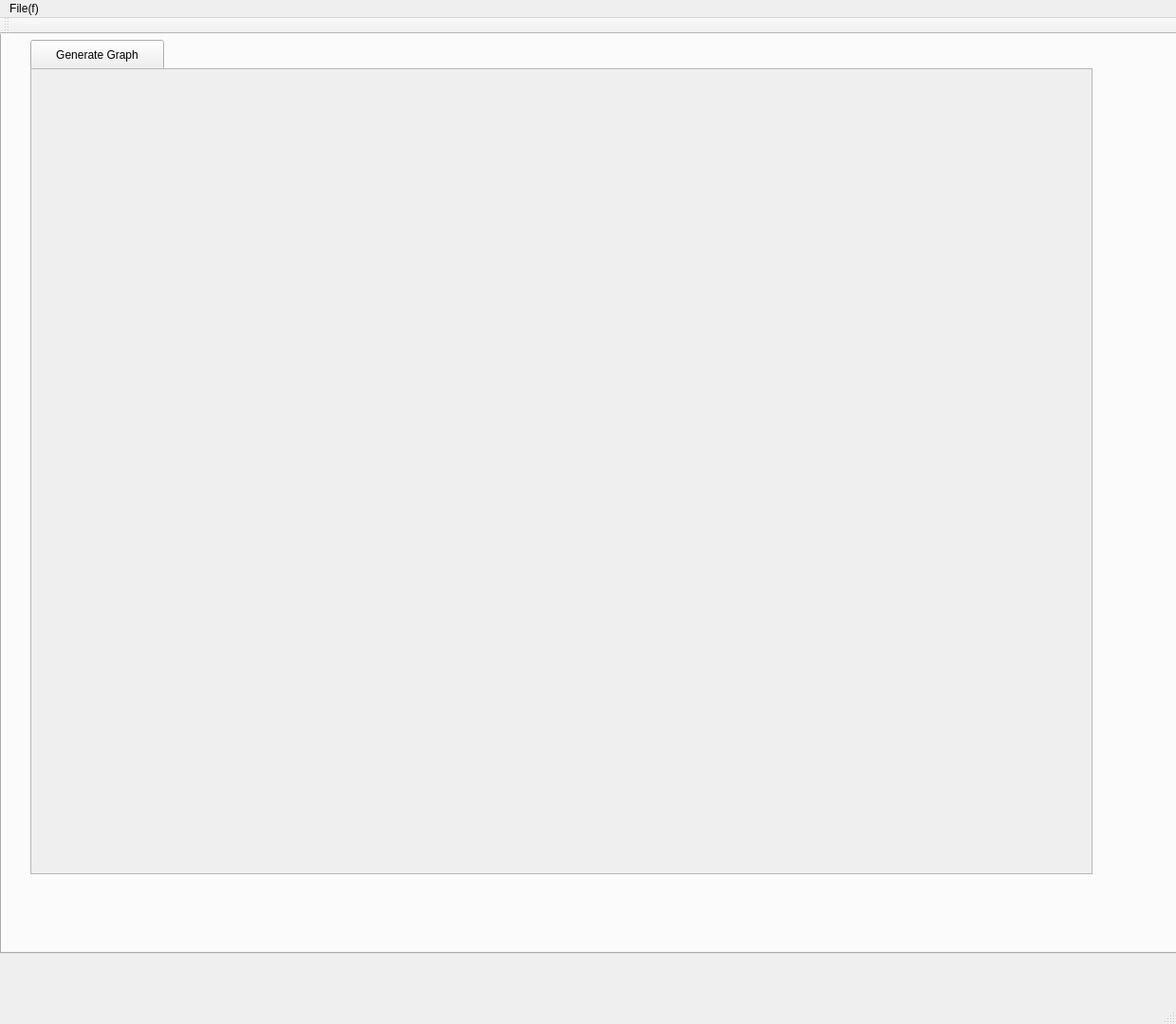
<?xml version="1.0" encoding="UTF-8"?>
<ui version="4.0">
 <class>MainWindow</class>
 <widget class="QMainWindow" name="MainWindow">
  <property name="geometry">
   <rect>
    <x>0</x>
    <y>0</y>
    <width>1240</width>
    <height>1080</height>
   </rect>
  </property>
  <property name="windowTitle">
   <string>CyberMetric</string>
  </property>
  <widget class="QWidget" name="centralWidget">
   <widget class="QTabWidget" name="tabWidget">
    <property name="geometry">
     <rect>
      <x>0</x>
      <y>-30</y>
      <width>1280</width>
      <height>1000</height>
     </rect>
    </property>
    <property name="currentIndex">
     <number>0</number>
    </property>
    <widget class="QWidget" name="tab">
     <attribute name="title">
      <string>Attack Graph</string>
     </attribute>
     <widget class="QPushButton" name="pushButton">
      <property name="geometry">
       <rect>
        <x>30</x>
        <y>10</y>
        <width>141</width>
        <height>32</height>
       </rect>
      </property>
      <property name="text">
       <string>Generate Graph</string>
      </property>
     </widget>
     <widget class="QScrollArea" name="scrollArea">
      <property name="geometry">
       <rect>
        <x>30</x>
        <y>40</y>
        <width>1120</width>
        <height>850</height>
       </rect>
      </property>
      <property name="widgetResizable">
       <bool>true</bool>
      </property>
      <widget class="QWidget" name="scrollAreaWidgetContents">
       <property name="geometry">
        <rect>
         <x>0</x>
         <y>0</y>
         <width>1118</width>
         <height>848</height>
        </rect>
       </property>
      </widget>
     </widget>
    </widget>
    <widget class="QWidget" name="tab_2">
     <attribute name="title">
      <string>Metric Detail</string>
     </attribute>
    </widget>
   </widget>
  </widget>
  <widget class="QMenuBar" name="menuBar">
   <property name="geometry">
    <rect>
     <x>0</x>
     <y>0</y>
     <width>1240</width>
     <height>22</height>
    </rect>
   </property>
   <widget class="QMenu" name="menuFile_f">
    <property name="title">
     <string>File(f)</string>
    </property>
    <addaction name="actionNew_n"/>
    <addaction name="actionOpen_o"/>
   </widget>
   <addaction name="menuFile_f"/>
  </widget>
  <widget class="QToolBar" name="mainToolBar">
   <attribute name="toolBarArea">
    <enum>TopToolBarArea</enum>
   </attribute>
   <attribute name="toolBarBreak">
    <bool>false</bool>
   </attribute>
  </widget>
  <widget class="QStatusBar" name="statusBar"/>
  <action name="actionNew_n">
   <property name="text">
    <string>New&amp;(n)</string>
   </property>
  </action>
  <action name="actionOpen_o">
   <property name="text">
    <string>Open&amp;(o)</string>
   </property>
  </action>
 </widget>
 <layoutdefault spacing="6" margin="11"/>
 <resources/>
 <connections/>
</ui>
